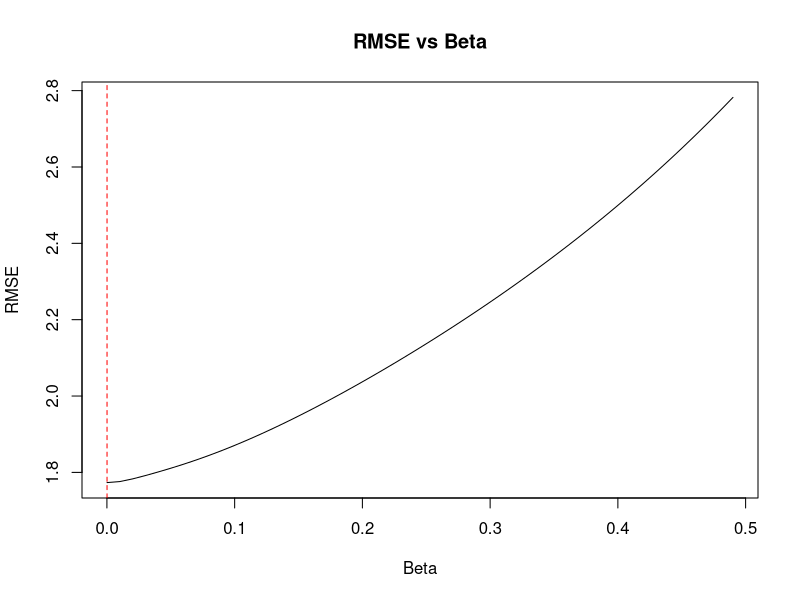

Reproduce this figure in R.
install.packages("forecast")
library(forecast)

set.seed(123)
google_data <- ts(rnorm(100), start = c(2000, 1), frequency = 12)

# Check the end date of the time series
end_date <- end(google_data)
print(end_date)  # This will show the end date of the time series

# Split the data into training and test sets
train <- window(google_data, end = c(2007, 12))  # Training set (first 8 years)
test <- window(google_data, start = c(2008, 1))  # Test set (last 2 years)

# Define a range of beta values to test
beta_values <- seq(0.0001, 0.5, by = 0.01)

# Initialize a vector to store RMSE values
rmse_values <- numeric(length(beta_values))

# Loop through beta values and calculate RMSE for each
for (i in seq_along(beta_values)) {
  beta <- beta_values[i]
  
  # Fit the Holt model with fixed alpha and current beta
  holt_model <- holt(train, alpha = 0.9967, beta = beta, h = length(test))
  
  # Calculate RMSE on the test set
  rmse_values[i] <- sqrt(mean((test - holt_model$mean)^2))
}

# Find the beta value that minimizes RMSE
optimal_beta <- beta_values[which.min(rmse_values)]
cat("Optimal beta:", optimal_beta, "\n")

# Plot RMSE vs beta values
plot(beta_values, rmse_values, type = "l", xlab = "Beta", ylab = "RMSE", main = "RMSE vs Beta")
abline(v = optimal_beta, col = "red", lty = 2)